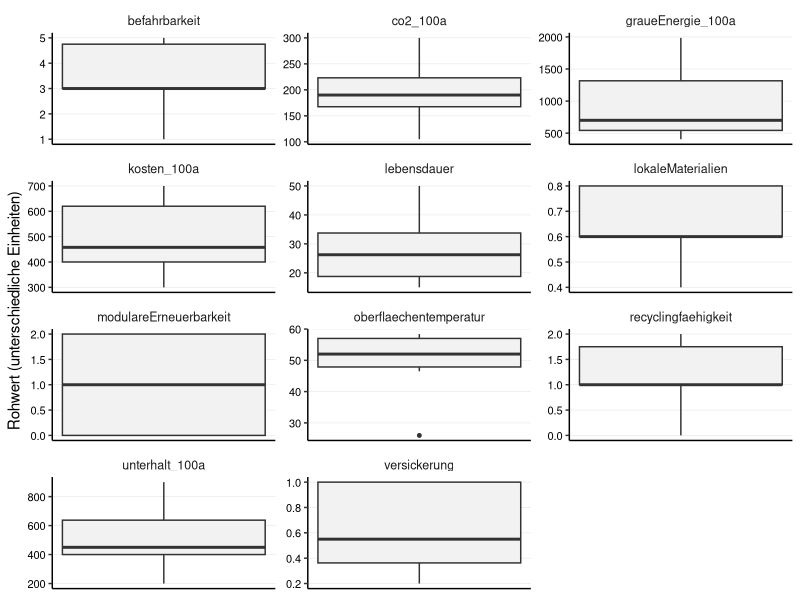

Recreate this plot in R. (Note: this script raises an error after producing the figure.)
## ---- chunk 1

library(tidyverse)
library(readr)
library(ggplot2)
library(forcats)
library(tidytext)
library(patchwork)

## ---- chunk 2

## 1. Daten Importieren

# Liest die Rohdaten für die Beläge ein
df_belaege_raw <- read_delim(
  "01_data_input/Belaege_tidy.csv",
  delim = ";"
)

# Liest die Gewichtungen für alle vier Szenarien ein
weights_s0_raw <- read_delim(
  "01_data_input/Belaege_Gewichtung_Szenario0.csv",
  delim = ";"
)
weights_s1_raw <- read_delim(
  "01_data_input/Belaege_Gewichtung_Szenario1.csv",
  delim = ";"
)
weights_s2_raw <- read_delim(
  "01_data_input/Belaege_Gewichtung_Szenario2.csv",
  delim = ";"
)
weights_s3_raw <- read_delim(
  "01_data_input/Belaege_Gewichtung_Szenario3.csv",
  delim = ";"
)
## ---- chunk 3
#| include: false
# --- PRÜFUNG BLOCK 1 ---

print("--- 1. Check: Spaltennamen Beläge (Sind alle Spaltennamen da?) ---")
colnames(df_belaege_raw)

print("--- 2. Check: Gewichtung S0 (Wurden Spalten getrennt?) ---")
head(weights_s0_raw)

print("--- 3. Check: Gewichtung S3 (Zur Sicherheit) ---")
head(weights_s3_raw)

## ---- chunk 4
# A. Bereinigung der Rohdaten (Belaege_normiert.csv)
df_belaege <- df_belaege_raw %>%
  select(belagskategorie, option, everything()) 

# B. Bereinigung der Gewichtungen (ALLE SZENARIEN)
# Wir fügen den Roh-Dateien die Szenario-Namen hinzu
df_weights_s0 <- weights_s0_raw %>%
  mutate(szenario = "Szenario 0: Baseline (IST)")
df_weights_s1 <- weights_s1_raw %>%
  mutate(szenario = "Szenario 1: Forschungsfokus")
df_weights_s2 <- weights_s2_raw %>%
  mutate(szenario = "Szenario 2: Radikale Vermeidung")
df_weights_s3 <- weights_s3_raw %>%
  mutate(szenario = "Szenario 3: Radikaler Lebenszyklus")

# Jetzt binden wir sie zu einer finalen Gewichtungs-Tabelle zusammen
df_weights <- bind_rows(df_weights_s0, df_weights_s1, df_weights_s2, df_weights_s3) %>%
  # Berechne das Gesamtgewicht (gewicht) aus den Rohspalten,
  mutate(
    gewicht = group_weight * within_group_weight
  ) %>%
   # umbenennen für den Join
  rename(
    bewertungskategorie = criterion_id
  ) %>%
  # Auswählen der Spalten, die der Rest des Skripts braucht
  select(szenario, bewertungskategorie, gewicht, group_id)

## ---- chunk 5
#| include: false
# --- PRÜFUNG BLOCK 2 ---

print(df_weights, n = 44)

print("--- Check: Stichprobe der Gewichte ---")
# Zeig mir mal S0 und S3 im Vergleich für Kosten
df_weights %>% 
  filter(bewertungskategorie == "initialkosten_100a") %>%
  select(szenario, gewicht)

## ---- chunk 6
# 3.1 Wide-to-Long
df_belaege_long <- df_belaege %>%
  pivot_longer(
    cols = where(is.numeric), 
    names_to = "bewertungskategorie", 
    values_to = "wert"
  )

# 3.2 JOIN mit Gewichtung
# WICHTIG: Wir nutzen left_join. 
# Alles was in der Gewichtungstabelle fehlt (wie 'initialkosten'), bekommt hier gewicht = NA.
df_belaege_joined <- df_belaege_long %>%
  left_join(df_weights, by = "bewertungskategorie", relationship = "many-to-many")

## ---- chunk 7
#| include: false
# --- PRÜFUNG BLOCK 3 ---

print(df_belaege_joined, n = 44)

print("--- Check: Hat 'initialkosten' KEIN Gewicht (NA)? ---")
df_belaege_joined %>%
  filter(bewertungskategorie == "initialkosten") %>%
  select(szenario, bewertungskategorie, gewicht) %>%
  distinct() %>%
  head(2) # Sollte NA zeigen (oder leer sein, falls S0)

print("--- Check: Hat 'initialkosten_100a' ein Gewicht? ---")
df_belaege_joined %>%
  filter(bewertungskategorie == "initialkosten_100a") %>%
  filter(szenario == "Szenario 0: Baseline (IST)") %>%
  select(szenario, bewertungskategorie, gewicht) %>%
  distinct() %>%
  head(2) # Sollte 0.1 zeigen

## ---- chunk 8
# -------------------------------------------------------
# TEIL 1: Boxplot der Rohwerte (Überblick)  (Scientific Style)
# -------------------------------------------------------
# Hinweis: Da die Einheiten gemischt sind, nutzen wir facet_wrap mit freien Skalen.
plot_rohwerte <- ggplot(df_belaege_long, aes(y = wert)) +
  geom_boxplot(fill = "grey95", width = 0.5, outlier.size = 1) +
  
  # Facetten für jedes Kriterium
  facet_wrap(~bewertungskategorie, scales = "free", ncol = 3) +
  
  labs(
    title = NULL, 
    subtitle = NULL,
    x = NULL,
    y = "Rohwert (unterschiedliche Einheiten)"
  ) +
  
  theme_classic(base_size = 11) +
  
  theme(
    # Nur horizontale Gitterlinien (y) sind wichtig zum Ablesen der Werte
    panel.grid.major.y = element_line(color = "grey90", linewidth = 0.2),
    panel.grid.major.x = element_blank(),
    
    # Facetten-Label
    strip.background = element_blank(),
    strip.text = element_text(face = "plain", size = 9),
    
    # Y-Achse (Werte) MUSS sichtbar sein:
    axis.text.y = element_text(size = 8, color = "black"), 
    
    # X-Achse (unten) kann leer sein:
    axis.text.x = element_blank(),
    axis.ticks.x = element_blank()
  )

# print(plot_rohwerte)

## ---- chunk 9
#| include: false
# Speicher des Plots
ggsave("02_export/plots/check_01_rohwerte_verteilung_belaege.png", 
       plot = plot_rohwerte, width = 10, height = 8, dpi = 300)

## ---- chunk 10
#| label: fig-lebenszyklus-final-clean
#| fig.width: 10
#| fig.height: 12
#| out.width: "100%"
#| warning: false


# -------------------------------------------------------
# TEIL 2: KOSTEN (Gestapelt: Erneuerungszyklen + Unterhalt)
# -------------------------------------------------------

# 1. Daten vorbereiten
df_kosten_calc <- df_belaege %>%
  select(belagskategorie, option, initialkosten, initialkosten_100a, unterhalt_100a) %>%
  mutate(
    n_zyklen = round(initialkosten_100a / initialkosten),
    total_kosten = initialkosten_100a + unterhalt_100a
  )

# 2. Datensatz "aufblasen"
df_invest_expanded <- df_kosten_calc %>%
  uncount(n_zyklen) %>%
  mutate(
    kostenart = "Investitionskosten (pro Erneuerungszyklus)",
    wert = initialkosten,
    label_text = as.character(round(initialkosten, 0))
  )

df_unterhalt <- df_kosten_calc %>%
  mutate(
    kostenart = "Unterhaltskosten (kumuliert 100a)",
    wert = unterhalt_100a,
    label_text = as.character(round(unterhalt_100a, 0)) 
  )

df_plot_kosten_final <- bind_rows(df_invest_expanded, df_unterhalt) %>%
  mutate(option_sortiert = reorder(option, initialkosten_100a + unterhalt_100a)) %>%
  mutate(kosten_label = fct_relevel(kostenart, 
                                    "Unterhaltskosten (kumuliert 100a)", 
                                    "Investitionskosten (pro Erneuerungszyklus)"))

# 3. Plot Kosten erstellen
plot_kosten_stacked <- ggplot(df_plot_kosten_final, 
       aes(x = option_sortiert, y = wert, fill = kosten_label)) +
  
  # Balken mit weissen Trennlinien
  geom_col(width = 0.7, color = "white", linewidth = 0.3) + 
  
  # Beschriftung: Mittig im Block
  geom_text(aes(label = label_text), 
            position = position_stack(vjust = 0.5), 
            size = 2.5, 
            color = "white") +
  
  scale_fill_manual(values = c(
    "Investitionskosten (pro Erneuerungszyklus)" = "#084594", 
    "Unterhaltskosten (kumuliert 100a)" = "#9ecae1"
  )) +
  
  scale_y_continuous(breaks = seq(0, 3000, 200)) + 
  scale_x_discrete(labels = function(x) stringr::str_wrap(x, width = 20)) +
  
  labs(
    title = NULL,
    x = NULL,
    y = "Kosten [CHF/m²]",
    fill = NULL 
  ) +
  
  theme_classic(base_size = 11) +
  
  theme(
    legend.position = "bottom",
    panel.grid.major.y = element_line(color = "grey90", linewidth = 0.2),
    panel.grid.major.x = element_blank(),
    axis.text.x = element_text(angle = 45, hjust = 1, size = 10, color = "black"),
    axis.text.y = element_text(size = 10, color = "black"),
    plot.margin = margin(t = 5, r = 5, b = 10, l = 5, unit = "mm")
  ) +
  guides(fill = guide_legend(reverse = TRUE))

# print(plot_kosten_stacked)
## ---- chunk 11
#| include: false
# Speichern Kosten
ggsave("02_export/plots/Abb_Lebenszyklus_Kosten_Stacked_Zyklen.png", 
       plot = plot_kosten_stacked, width = 8, height = 8, dpi = 300)
## ---- chunk 12
# -------------------------------------------------------
# TEIL 3: UMWELT (Korrigiert: Beschriftung überall an)
# -------------------------------------------------------

# --- Plot A: CO2-Emissionen ---
df_co2 <- df_belaege %>%
  select(belagskategorie, option, wert = co2_100a) %>%
  mutate(kategorie = fct_relevel(belagskategorie, "Asphalt", "Pflaster", "Sickerbeläge")) %>%
  mutate(option_sortiert = reorder(option, wert))

p_co2 <- ggplot(df_co2, aes(x = option_sortiert, y = wert, fill = kategorie)) + 
  geom_col(width = 0.7) + 
  
  scale_fill_manual(values = c("Asphalt" = "#084594", "Pflaster" = "#4292c6", "Sickerbeläge" = "#9ecae1")) +
  
  scale_y_continuous(breaks = seq(0, 1000, 50)) +
  
  scale_x_discrete(labels = function(x) stringr::str_wrap(x, width = 20)) +
  
  # Titel angepasst (kein X-Titel, aber Y-Titel)
  labs(title = "CO\u2082-Emissionen (100a)", y = "kg CO\u2082-eq/m\u00B2", x = NULL) +
  
  theme_classic(base_size = 11) +
  theme(
    legend.position = "none", 
    plot.title = element_text(face = "plain", size = 11, hjust = 0),
    axis.title.y = element_text(face = "plain", size = 10, color = "black"),
    panel.grid.major.y = element_line(color = "grey90", linewidth = 0.2), 
    panel.grid.major.x = element_blank(),
    
    # HIER GEÄNDERT: Beschriftung wieder EINSCHALTEN!
    axis.text.x = element_text(angle = 45, hjust = 1, size = 10, color = "black"),
    
    # Margin unten erhöhen, damit Platz für den Text ist
    plot.margin = margin(t = 5, r = 5, b = 10, l = 5, unit = "mm")
  )


# --- Plot B: Graue Energie ---
df_grau <- df_belaege %>%
  select(belagskategorie, option, wert = graueEnergie_100a) %>%
  mutate(kategorie = fct_relevel(belagskategorie, "Asphalt", "Pflaster", "Sickerbeläge")) %>%
  mutate(option_sortiert = reorder(option, wert))

p_grau <- ggplot(df_grau, aes(x = option_sortiert, y = wert, fill = kategorie)) + 
  geom_col(width = 0.7) + 
  
  scale_fill_manual(values = c("Asphalt" = "#084594", "Pflaster" = "#4292c6", "Sickerbeläge" = "#9ecae1")) +
  
  scale_y_continuous(breaks = seq(0, 4000, 200)) +
  
  scale_x_discrete(labels = function(x) stringr::str_wrap(x, width = 20)) +
  
  labs(title = "Graue Energie (100a)", y = "kWh/m\u00B2", x = NULL, fill = "Belagskategorie") +
  
  theme_classic(base_size = 11) +
  theme(
    legend.position = "bottom",
    plot.title = element_text(face = "plain", size = 11, hjust = 0),
    axis.title.y = element_text(face = "plain", size = 10, color = "black"),
    panel.grid.major.y = element_line(color = "grey90", linewidth = 0.2), 
    panel.grid.major.x = element_blank(),
    
    axis.text.x = element_text(angle = 45, hjust = 1, size = 10, color = "black"),
    
    plot.margin = margin(t = 10, r = 5, b = 5, l = 5, unit = "mm")
  )

# --- Zusammenfügen ---
# Patchwork regelt das Layout automatisch. 
# Da p_co2 jetzt Text unten hat, brauchen wir ggf. etwas mehr Gesamthöhe beim Speichern.
plot_umwelt_combined <- p_co2 / p_grau

# print(plot_umwelt_combined)
## ---- chunk 13
#| include: false
ggsave("02_export/plots/Abb_Belaege_Umwelt_clean.png", 
       plot = plot_umwelt_combined, width = 10, height = 14, dpi = 300)
## ---- chunk 14
# 5.1 Definieren: Wo ist "weniger" besser?
kriterien_lower_is_better <- c(
  "initialkosten", 
  "initialkosten_100a", 
  "unterhalt_100a", 
  "co2_100a", 
  "graueEnergie_100a",
  "oberflaechentemperatur" 
)

# 5.2 Min-Max-Skalierung
# Wir normieren ALLES (auch ungewichtete Infos), damit wir sie plotten können.
# WICHTIG: Hier NICHT nach Gewicht filtern, sonst verschwinden die Initialkosten!
df_belaege_normalized <- df_belaege_joined %>%
  filter(!is.na(wert)) %>% # Nur Zeilen ohne Werte löschen
  group_by(bewertungskategorie) %>%
  mutate(
    min_wert = min(wert, na.rm = TRUE),
    max_wert = max(wert, na.rm = TRUE),
    # Berechnung des Scores
    score_normiert = case_when(
      # Sonderfall: Wenn Min und Max gleich sind (alle gleich gut) -> Score 1
      (max_wert - min_wert) == 0 ~ 1,
      # Normale Skalierung (higher is better)
      !(bewertungskategorie %in% kriterien_lower_is_better) ~ (wert - min_wert) / (max_wert - min_wert),
      # Invertierte Skalierung (lower is better)
      bewertungskategorie %in% kriterien_lower_is_better ~ 1 - ((wert - min_wert) / (max_wert - min_wert))
    )
  ) %>%
ungroup()

## ---- chunk 15
#| include: false
# --- PRÜFUNG BLOCK 5 ---

print("--- Check: Sind alle Kriterien da (auch die ohne Gewicht) und ist der Score Normiert zwischen 0 und 1? ---")
df_min_max_check <- df_belaege_normalized %>%
  select(bewertungskategorie, min_wert, max_wert, score_normiert) %>%
  distinct()

print(df_min_max_check)

print("--- Check: Haben 'initialkosten' einen Score bekommen? ---")
# Wir testen eine Zeile stichprobenartig
df_belaege_normalized %>%
  filter(bewertungskategorie == "initialkosten") %>%
  select(option, wert, score_normiert) %>%
  head(3)

# Prüfen, ob der Join geklappt hat (Gewicht da?):
print("--- Check Gewicht für Kosten ---")
df_belaege_normalized %>%
  filter(bewertungskategorie %in% c("initialkosten", "initialkosten_100a")) %>%
  select(szenario, bewertungskategorie, gewicht) %>%
  distinct() %>%
  print()
## ---- chunk 16
# Boxplot der normierten Scores (Scientific Style)
# Ziel: Überprüfen, ob die Min-Max-Skalierung funktioniert hat.
# Alle Boxplots müssen zwischen 0 und 1 liegen.

plot_normiert <- ggplot(df_belaege_normalized, aes(x = bewertungskategorie, y = score_normiert)) +
  geom_boxplot(fill = "grey90", width = 0.6, outlier.colour = "black", outlier.size = 1) +
  
  coord_flip() +
  
  # Fixe Skala 0-1
  scale_y_continuous(limits = c(0, 1), expand = c(0, 0.05)) +
  
  labs(
    title = NULL,
    subtitle = NULL,
    x = NULL, # Kriterien-Namen stehen an der Achse
    y = "Normierter Score (0 = schlecht, 1 = ideal)"
  ) +
  
  theme_classic(base_size = 11) +
  
  theme(
    # Gitterlinien: Vertikal wichtig (um 0.5 etc. zu sehen), Horizontal weg
    panel.grid.major.x = element_line(color = "grey90", linewidth = 0.2),
    panel.grid.major.y = element_blank(),
    
    # Achsen-Texte
    axis.text.y = element_text(color = "black", size = 10), # Kriterien-Namen
    axis.text.x = element_text(color = "black", size = 10)  # Zahlen 0-1
  )


#print(plot_normiert)

## ---- chunk 17
#| include: false
ggsave("02_export/plots/check_02_normierte_scores_belaege.png", 
       plot = plot_normiert, width = 10, height = 7, dpi = 300)
## ---- chunk 18
# --- PRÜFUNG BLOCK 6 ---

print("--- Check: Liegen alle Scores zwischen 0 und 1? ---")
summary(df_belaege_normalized$score_normiert)
# Min sollte >= 0.00 sein, Max <= 1.00

print("--- Check: Sind 'initialkosten' im Boxplot-Datensatz enthalten? ---")
# Wir zählen, wie viele Datenpunkte wir pro Kategorie haben
df_belaege_normalized %>%
  filter(bewertungskategorie %in% c("initialkosten", "initialkosten_100a")) %>%
  count(bewertungskategorie)
## ---- chunk 19
# 7.1 Berechnung Score pro Kriterium
df_mca_calculated <- df_belaege_normalized %>%
  # HIER filtern wir alles raus, was kein Gewicht hat (z.B. reine Initialkosten)
  filter(!is.na(gewicht)) %>% 
  mutate(MCA_score_kriterium = score_normiert * gewicht)

# 7.2 Aggregation pro Szenario
# Wir summieren die Scores pro Baum und Szenario
df_mca_total <- df_mca_calculated %>%
  group_by(szenario, belagskategorie, option) %>%
  summarise(MCA_gesamtscore = sum(MCA_score_kriterium, na.rm = TRUE), .groups = 'drop') %>%
  # Sortierung: Erst nach Szenario, dann nach Punktzahl
  arrange(szenario, desc(MCA_gesamtscore)) 

# Anzeigen der Ergebnisse
print("--- MCA Gesamtergebnis (Auszug) ---")
print(df_mca_total, n = 20)

# 7.3 - Auswahl der "Top 3 Sieger"
# Ziel: Für jedes der 4 Szenarien die Top 3 Beläge aus dem Gesamtranking
N_BELAEGE_AUSWAEHLEN <- 3

df_sieger_belaege <- df_mca_total %>%
  group_by(szenario) %>%
  # Wählt die N besten Beläge innerhalb jedes Szenarios aus
  slice_max(MCA_gesamtscore, n = N_BELAEGE_AUSWAEHLEN) %>%
  ungroup() %>%
  # Ordnen für bessere Lesbarkeit
  arrange(szenario, desc(MCA_gesamtscore))

# Anzeigen der 12 Sieger-Optionen (4 Szenarien * 3 Beläge)
print(paste("--- Top", N_BELAEGE_AUSWAEHLEN, "Beläge pro Szenario (für Zeitstrahl-Analyse) ---"))
print(df_sieger_belaege, n = 12)

## ---- chunk 20
#| include: false
# 7.4 Export der Tabellen
write_csv2(
  df_sieger_belaege,
  file = "02_export/tables/mca_top3_belaege_pro_szenario.csv"
)
write_csv2(
  df_mca_total, 
  file = "02_export/tables/mca_rangliste_alle_szenarien.csv"
)
write_csv2(
  df_mca_calculated, 
  file = "02_export/tables/mca_details_berechnung_alle_szenarien.csv"
)

# --- PRÜFUNG BLOCK 7 ---

print("--- Check: Enthält die Berechnung noch Zeilen ohne Gewicht? ---")
# Sollte 0 Zeilen ergeben
df_mca_calculated %>% filter(is.na(gewicht)) %>% count()

print("--- Check: Plausibilität Ergebnisse (S0 Baseline) ---")
# Zeig mir die Top 3 von Szenario 0
df_sieger_belaege %>% 
  filter(szenario == "Szenario 0: Baseline (IST)") %>%
  select(option, MCA_gesamtscore)

## ---- chunk 21

# --- Datenaufbereitung für Stacked Plot (einmalig & aufgehübscht) ---
df_mca_groups_belaege_plot <- df_mca_calculated %>%
  group_by(szenario, belagskategorie, option, group_id) %>%
  summarise(gruppen_score = sum(MCA_score_kriterium, na.rm = TRUE), .groups = 'drop') %>%
  left_join(df_mca_total, by = c("szenario", "belagskategorie", "option")) %>%
  mutate(group_label_clean = case_when(
    group_id == "langlebigkeit" ~ "Langlebigkeit",
    group_id == "wirtschaftlichkeit" ~ "Wirtschaftlichkeit",
    group_id == "multifunktionale_nutzungsqualitaet" ~ "Multifunktionale Nutzungsqualität",
    group_id == "umweltwirkung" ~ "Umweltwirkung",
    group_id == "kreislauffaehigkeit" ~ "Kreislauffähigkeit",
    TRUE ~ group_id
  ))

# 1. Farben definieren (Einheitlich zur gesamten Arbeit)
colors_kategorie <- c(
  "Asphalt" = "#084594", 
  "Pflaster" = "#4292c6", 
  "Sickerbeläge" = "#9ecae1")

# 2. Farben für Kriterien-Gruppen
colors_gruppen <- c(
  "Langlebigkeit" = "#08306b",                     # Dunkelstes Blau (Zeit)
  "Wirtschaftlichkeit" = "#2171b5",                # Dunkles Mittelblau (Geld)
  "Multifunktionale Nutzungsqualität" = "#4292c6", # Mittelblau
  "Umweltwirkung" = "#9ecae1",                     # Hellblau
  "Kreislauffähigkeit" = "#deebf7"                 # Sehr helles Blau/Grau
)
## ---- chunk 22
#| label: fig-mca-plots-belaege-s0
#| fig.width: 13
#| fig.height: 8
#| out.width: "95%"
#| dpi: 300

# --- Plot 1: Ranking (Szenario 0) ---
data_s0 <- df_mca_total %>% filter(szenario == "Szenario 0: Baseline (IST)")

plot_s0_rank <- ggplot(data_s0,
       aes(x = MCA_gesamtscore,
           y = fct_reorder(option, MCA_gesamtscore), 
           fill = belagskategorie)) + 
  geom_col(width = 0.7) +
  
  scale_x_continuous(limits = c(0, 1), expand = c(0, 0.05)) + 
  scale_y_discrete(labels = function(x) stringr::str_wrap(x, width = 40)) +
  scale_fill_manual(values = colors_kategorie) +
  
  labs(
    title = NULL, 
    x = "MCA Score (0-1)", 
    y = NULL, 
    fill = "Kategorie"
  ) +

  theme_classic(base_size = 11) + 

  theme(
    legend.position = "bottom",
    panel.grid.major.y = element_blank(),
    panel.grid.major.x = element_line(color = "grey90", linewidth = 0.2),
    axis.text = element_text(color = "black"),
    plot.margin = margin(t = 5, r = 10, b = 5, l = 5, unit = "mm")
  )

# print(plot_s0_rank, width = 10, height = 7)
## ---- chunk 23
#| include: false
ggsave("02_export/plots/mca_gesamtergebnis_s0_belaege.png",
       plot = plot_s0_rank, width = 10, height = 7, dpi = 300)
## ---- chunk 24
# --- Plot 2: Stacked Detail (Szenario 0) ---
data_s0_groups <- df_mca_groups_belaege_plot %>% filter(szenario == "Szenario 0: Baseline (IST)")

plot_s0_stack <- ggplot(data_s0_groups,
       aes(x = gruppen_score,
           y = fct_reorder(option, MCA_gesamtscore), 
           fill = group_label_clean)) + 
  geom_col(position = "stack", width = 0.7) +
  
  scale_x_continuous(limits = c(0, 1), expand = c(0, 0.05)) +
  scale_y_discrete(labels = function(x) stringr::str_wrap(x, width = 40)) +
  scale_fill_manual(values = colors_gruppen) +
  
  labs(
    title = NULL, 
    x = "Beitrag zum Score", 
    y = NULL, 
    fill = "Kriteriengruppe"
  ) +
  theme_classic(base_size = 11) + 
  theme(
    legend.position = "bottom",
    legend.text = element_text(size = 9),
    legend.box = "vertical",
    panel.grid.major.y = element_blank(),
    panel.grid.major.x = element_line(color = "grey90", linewidth = 0.2),
    axis.text = element_text(color = "black"),
    plot.margin = margin(t = 5, r = 10, b = 5, l = 5, unit = "mm")
  ) +
  guides(fill = guide_legend(nrow = 2, byrow = TRUE))

# print(plot_s0_stack)
## ---- chunk 25
#| include: false
ggsave("02_export/plots/mca_detail_gruppen_s0_belaege.png",
       plot = plot_s0_stack, width = 10, height = 7, dpi = 300)
## ---- chunk 26
#| label: fig-mca-plots-belaege-s1
#| fig.width: 13
#| fig.height: 8
#| out.width: "95%"
#| dpi: 300

# --- Plot 1: Ranking (Szenario 1) ---
data_s1 <- df_mca_total %>% filter(szenario == "Szenario 1: Forschungsfokus")

plot_s1_rank <- ggplot(data_s1,
       aes(x = MCA_gesamtscore,
           y = fct_reorder(option, MCA_gesamtscore), 
           fill = belagskategorie)) + 
  geom_col(width = 0.7) +
  scale_x_continuous(limits = c(0, 1), expand = c(0, 0.05)) + 
  scale_y_discrete(labels = function(x) stringr::str_wrap(x, width = 40)) +
  scale_fill_manual(values = colors_kategorie) +
  labs(
    title = NULL, 
    x = "MCA Score (0-1)", 
    y = NULL, 
    fill = "Kategorie"
  ) +
  theme_classic(base_size = 11) + 
  theme(
    legend.position = "bottom",
    panel.grid.major.y = element_blank(),
    panel.grid.major.x = element_line(color = "grey90", linewidth = 0.2),
    axis.text = element_text(color = "black"),
    plot.margin = margin(t = 5, r = 10, b = 5, l = 5, unit = "mm")
  )

# print(plot_s1_rank)
## ---- chunk 27
#| include: false
ggsave("02_export/plots/mca_gesamtergebnis_s1_belaege.png",
       plot = plot_s1_rank, width = 10, height = 7, dpi = 300)
## ---- chunk 28
# --- Plot 2: Stacked Detail (Szenario 1) ---
data_s1_groups <- df_mca_groups_belaege_plot %>% filter(szenario == "Szenario 1: Forschungsfokus")

plot_s1_stack <- ggplot(data_s1_groups,
       aes(x = gruppen_score,
           y = fct_reorder(option, MCA_gesamtscore), 
           fill = group_label_clean)) + 
  geom_col(position = "stack", width = 0.7) +
  scale_x_continuous(limits = c(0, 1), expand = c(0, 0.05)) +
  scale_y_discrete(labels = function(x) stringr::str_wrap(x, width = 40)) +
  scale_fill_manual(values = colors_gruppen) +
  labs(
    title = NULL, 
    x = "Beitrag zum Score", 
    y = NULL, 
    fill = "Kriteriengruppe"
  ) +
  theme_classic(base_size = 11) + 
  theme(
    legend.position = "bottom",
    legend.text = element_text(size = 9), 
    legend.box = "vertical",
    panel.grid.major.y = element_blank(),
    panel.grid.major.x = element_line(color = "grey90", linewidth = 0.2),
    axis.text = element_text(color = "black"),
    plot.margin = margin(t = 5, r = 10, b = 5, l = 5, unit = "mm")
  ) +
  guides(fill = guide_legend(nrow = 2, byrow = TRUE))

# print(plot_s1_stack)
## ---- chunk 29
#| include: false
ggsave("02_export/plots/mca_detail_gruppen_s1_belaege.png",
       plot = plot_s1_stack, width = 10, height = 7, dpi = 300)
## ---- chunk 30
#| label: fig-mca-plots-belaege-s2
#| fig.width: 13
#| fig.height: 8
#| out.width: "95%"
#| dpi: 300

# --- Plot 1: Ranking (Szenario 2) ---
data_s2 <- df_mca_total %>% filter(szenario == "Szenario 2: Radikale Vermeidung")

plot_s2_rank <- ggplot(data_s2,
       aes(x = MCA_gesamtscore,
           y = fct_reorder(option, MCA_gesamtscore), 
           fill = belagskategorie)) + 
  geom_col(width = 0.7) +
  scale_x_continuous(limits = c(0, 1), expand = c(0, 0.05)) + 
  scale_y_discrete(labels = function(x) stringr::str_wrap(x, width = 40)) +
  scale_fill_manual(values = colors_kategorie) +
  labs(
    title = NULL, 
    x = "MCA Score (0-1)", 
    y = NULL, 
    fill = "Kategorie"
  ) +
  theme_classic(base_size = 11) + 
  theme(
    legend.position = "bottom",
    panel.grid.major.y = element_blank(),
    panel.grid.major.x = element_line(color = "grey90", linewidth = 0.2),
    axis.text = element_text(color = "black"),
    plot.margin = margin(t = 5, r = 10, b = 5, l = 5, unit = "mm")
  )

#print(plot_s2_rank)

## ---- chunk 31
#| include: false
ggsave("02_export/plots/mca_gesamtergebnis_s2_belaege.png",
       plot = plot_s2_rank, width = 10, height = 7, dpi = 300)
## ---- chunk 32
# --- Plot 2: Stacked Detail (Szenario 2) ---
data_s2_groups <- df_mca_groups_belaege_plot %>% filter(szenario == "Szenario 2: Radikale Vermeidung")

plot_s2_stack <- ggplot(data_s2_groups,
       aes(x = gruppen_score,
           y = fct_reorder(option, MCA_gesamtscore), 
           fill = group_label_clean)) + 
  geom_col(position = "stack", width = 0.7) +
  scale_x_continuous(limits = c(0, 1), expand = c(0, 0.05)) +
  scale_y_discrete(labels = function(x) stringr::str_wrap(x, width = 40)) +
  scale_fill_manual(values = colors_gruppen) +
  labs(
    title = NULL, 
    x = "Beitrag zum Score", 
    y = NULL, 
    fill = "Kriteriengruppe"
  ) +
  theme_classic(base_size = 11) + 
  theme(
    legend.position = "bottom",
    legend.text = element_text(size = 9), 
    legend.box = "vertical",
    panel.grid.major.y = element_blank(),
    panel.grid.major.x = element_line(color = "grey90", linewidth = 0.2),
    axis.text = element_text(color = "black"),
    plot.margin = margin(t = 5, r = 10, b = 5, l = 5, unit = "mm")
  ) +
  guides(fill = guide_legend(nrow = 2, byrow = TRUE))

# print(plot_s2_stack)
## ---- chunk 33
#| include: false
ggsave("02_export/plots/mca_detail_gruppen_s2_belaege.png",
       plot = plot_s2_stack, width = 10, height = 7, dpi = 300)

## ---- chunk 34
#| label: fig-mca-plots-belaege-s3
#| fig.width: 13
#| fig.height: 8
#| out.width: "95%"
#| dpi: 300

# --- Plot 1: Ranking (Szenario 3) ---
data_s3 <- df_mca_total %>% filter(szenario == "Szenario 3: Radikaler Lebenszyklus")

plot_s3_rank <- ggplot(data_s3,
       aes(x = MCA_gesamtscore,
           y = fct_reorder(option, MCA_gesamtscore), 
           fill = belagskategorie)) + 
  geom_col(width = 0.7) +
  scale_x_continuous(limits = c(0, 1), expand = c(0, 0.05)) + 
  scale_y_discrete(labels = function(x) stringr::str_wrap(x, width = 40)) +
  scale_fill_manual(values = colors_kategorie) +
  labs(
    title = NULL, 
    x = "MCA Score (0-1)", 
    y = NULL, 
    fill = "Kategorie"
  ) +
  theme_classic(base_size = 11) + 
  theme(
    legend.position = "bottom",
    panel.grid.major.y = element_blank(),
    panel.grid.major.x = element_line(color = "grey90", linewidth = 0.2),
    axis.text = element_text(color = "black"),
    plot.margin = margin(t = 5, r = 10, b = 5, l = 5, unit = "mm")
  )

# print(plot_s3_rank)
## ---- chunk 35
#| include: false
ggsave("02_export/plots/mca_gesamtergebnis_s3_belaege.png",
       plot = plot_s3_rank, width = 10, height = 7, dpi = 300)
## ---- chunk 36
# --- Plot 2: Stacked Detail (Szenario 3) ---
data_s3_groups <- df_mca_groups_belaege_plot %>% filter(szenario == "Szenario 3: Radikaler Lebenszyklus")

plot_s3_stack <- ggplot(data_s3_groups,
       aes(x = gruppen_score,
           y = fct_reorder(option, MCA_gesamtscore), 
           fill = group_label_clean)) + 
  geom_col(position = "stack", width = 0.7) +
  scale_x_continuous(limits = c(0, 1), expand = c(0, 0.05)) +
  scale_y_discrete(labels = function(x) stringr::str_wrap(x, width = 40)) +
  scale_fill_manual(values = colors_gruppen) +
  labs(
    title = NULL, 
    x = "Beitrag zum Score", 
    y = NULL, 
    fill = "Kriteriengruppe"
  ) +
  theme_classic(base_size = 11) + 
  theme(
    legend.position = "bottom",
    legend.text = element_text(size = 9), 
    legend.box = "vertical",
    panel.grid.major.y = element_blank(),
    panel.grid.major.x = element_line(color = "grey90", linewidth = 0.2),
    axis.text = element_text(color = "black"),
    plot.margin = margin(t = 5, r = 10, b = 5, l = 5, unit = "mm")
  ) +
  guides(fill = guide_legend(nrow = 2, byrow = TRUE))

# print(plot_s3_stack)
## ---- chunk 37
#| include: false
ggsave("02_export/plots/mca_detail_gruppen_s3_belaege.png",
       plot = plot_s3_stack, width = 10, height = 7, dpi = 300)
